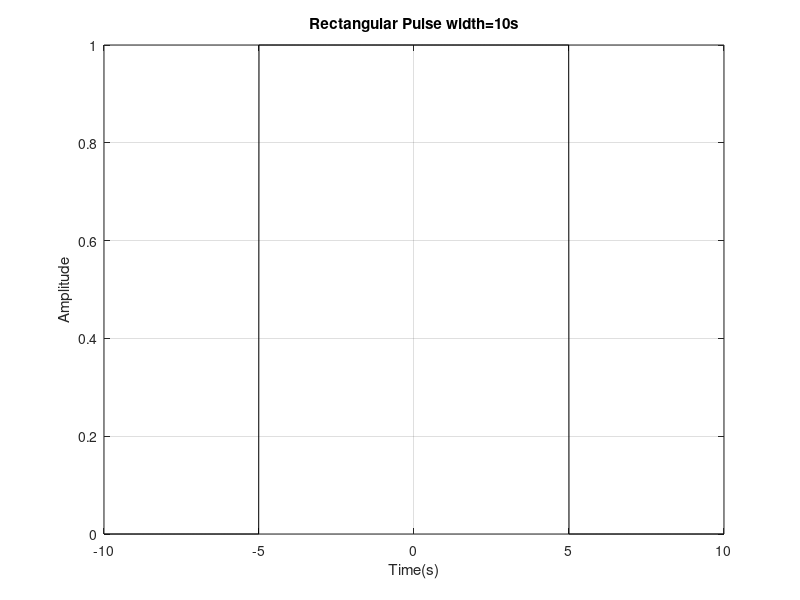

Write the MATLAB code that produced this figure.
fs=100; %sampling frequency
T=10; %width of the rectangule pulse in seconds

t=-10:1/fs:10; %time base

x=rectpuls(t,T); %generating the square wave

plot(t,x,'k');

title(['Rectangular Pulse width=', num2str(T),'s']);
xlabel('Time(s)');
ylabel('Amplitude');
grid on;